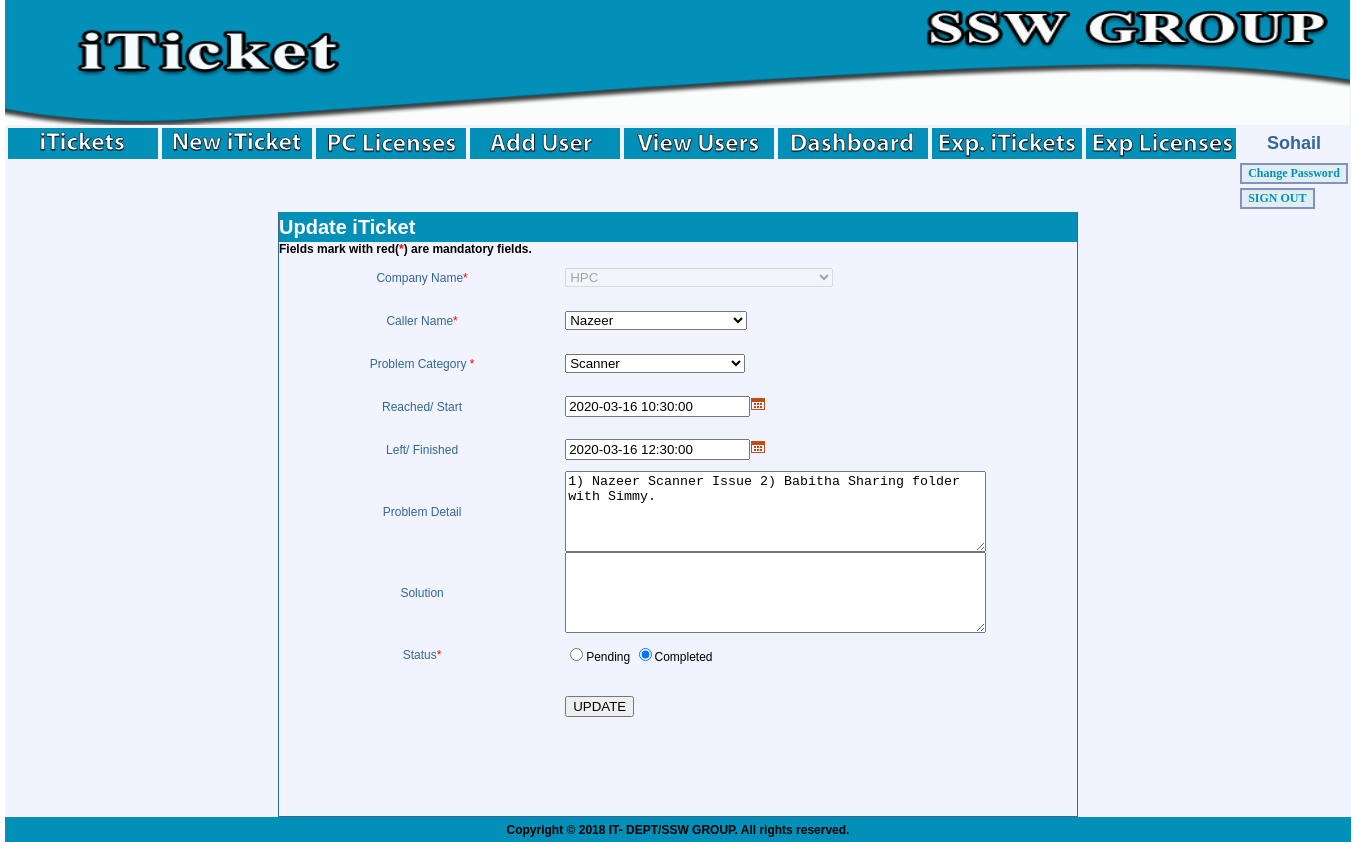
The page /newiticket.php?itick_id=1396&company=HPC&assetid=512 (signed in) on the database its author committed.
### tables this page shows
CREATE TABLE IF NOT EXISTS `iticket_info` (
  `itick_id` int(11) NOT NULL AUTO_INCREMENT,
  `Callername` varchar(50) NOT NULL,
  `Companyname` varchar(100) NOT NULL,
  `iticket_cat` varchar(50) NOT NULL,
  `iticket_problem` varchar(1000) NOT NULL,
  `solution` varchar(1000) NOT NULL,
  `reached` datetime NOT NULL,
  `status` varchar(20) NOT NULL,
  `user_id` int(15) NOT NULL,
  `Assetid` int(15) NOT NULL,
  `left_site` datetime DEFAULT NULL,
  `assign` int(10) DEFAULT NULL,
  PRIMARY KEY (`itick_id`)
);

CREATE TABLE IF NOT EXISTS `userinfo` (
  `Assetid` int(11) NOT NULL AUTO_INCREMENT,
  `CompanyName` varchar(100) DEFAULT NULL,
  `Dept` varchar(18) DEFAULT NULL,
  `Email` varchar(45) DEFAULT NULL,
  `Username` varchar(50) DEFAULT NULL,
  PRIMARY KEY (`Assetid`)
);

CREATE TABLE IF NOT EXISTS `iticket_category` (
  `Categories` varchar(22) DEFAULT NULL,
  `id` int(2) NOT NULL AUTO_INCREMENT,
  PRIMARY KEY (`id`)
);

### templates_c/%%87^870^870B063E%%newiticket.html.php (the view, shortened to what the rows shown need)
<!DOCTYPE html PUBLIC "-//W3C//DTD XHTML 1.0 Transitional//EN" "http://www.w3.org/TR/xhtml1/DTD/xhtml1-transitional.dtd">
<html xmlns="http://www.w3.org/1999/xhtml">
<head>
<link href="style.css" rel="stylesheet" type="text/css" />
<link href="datetime/jquery.datetimepicker.min.css" rel="stylesheet" type="text/css" />
<!--<?php $_smarty_tpl_vars = $this->_tpl_vars;
$this->_smarty_include(array('smarty_include_tpl_file' => "../common.html", 'smarty_include_vars' => array()));
$this->_tpl_vars = $_smarty_tpl_vars;
unset($_smarty_tpl_vars);
 ?>-->
</head>
<body>
<table width="1345"  align="center" cellpadding="0" cellspacing="0"  bgcolor="F1F4FE" >
  <tr>
    <td height="75" colspan="2">
    <img src="images/header.gif" width="1345" height="125" />
    </td>
    </tr>
            <tr>
           		<td>
                	<table width="1345">
                    	<tr>
           <td><a href="mainpage.php"><img src="images/itickets.gif" width="150" style="cursor:pointer"/></a></td>
           <td><a href="newiticket.php"><img src="images/new-iticket.gif" width="150" style="cursor:pointer"/></a></td>
           <td><a href="pclicenses.php"><img src="images/pclicenses.gif" width="150" style="cursor:pointer" /></a></td>
           <td><a href="adduser.php"><img src="images/adduser.gif" width="150" style="cursor:pointer" /></a></td>
           <td><a href="viewusers.php"><img src="images/viewusers.gif" width="150" style="cursor:pointer" /></a></td>
           <td><a href="dashboard.php"><img src="images/dashboard.gif" width="150" style="cursor:pointer" /></a></td>
           <td width="100"><a href="export_iTicket.php"><img src="images/exp_iTickets.gif" width="150" style="cursor:pointer" /></a></td>
           <td width="100"><a href="exp_pclicenses.php.php"><img src="images/exp-licenses.gif" width="150" style="cursor:pointer" /></a></td>
           <td width="100" id="normal_text"><strong><font size=+1><?php echo $this->_tpl_vars['display_name']; ?>
</font></strong></td>
            </tr>
           <tr>
                   <td width="100">&nbsp;</td>
          		<td width="100">&nbsp;</td>
          	 	<td width="100">&nbsp;</td>
           		 <td width="100">&nbsp;</td>
           		<td width="100">&nbsp;</td>
                 <td width="100">&nbsp;</td>
           		<td width="100">&nbsp;</td>
                <td width="100">&nbsp;</td>
                <td width="75"><a href="changepass.php" style="cursor:pointer"><input type="button" class="button" value="Change Password"/></a></td>
            </tr>
            <tr>
            		<td width="100">&nbsp;</td>
                 <td width="100">&nbsp;</td>
           		<td width="100">&nbsp;</td>
                <td width="100">&nbsp;</td>
                 <td width="100">&nbsp;</td>
           		<td width="100">&nbsp;</td>
                <td width="100">&nbsp;</td>
                 <td width="100">&nbsp;</td>
                    <td width="100">
       					 <a href="index.php?val=o"><input type="button" value="SIGN OUT" name="out" id="out" class="button" style="cursor:pointer"/></a>
       				 </td>
            </tr>
             </table>
             </td>
           </tr>
  <tr>
    <td width="1250" bgcolor="F1F4FE"><form id="iticket" method="post" name="iticket" onsubmit="return validate()" action="newiticket.php" >
      <table width="800" height="487" border="0" cellpadding="0" cellspacing="0" align="center" class="tbl" >
        <tr>
          <td height="30" colspan="2" bgcolor="#0390B8" id="heading"><?php if ($this->_tpl_vars['itick_id']): ?>Update<?php else: ?>Add <?php endif; ?> iTicket</td>
        </tr>
        <tr>
        	<td colspan="2">
            <strong>Fields mark with red(<span class="red">*</span>) are mandatory fields.</strong>
            </td>
        </tr>
        <tr>
          <td width="251" height="43" id="normal_text">Company Name<span class="red">*</span></td>
          <td width="449">
          						<select name="company" id="company" onchange="document.getElementById('iticket').submit()" <?php if ($this->_tpl_vars['itick_id']): ?> disabled="disabled"<?php endif; ?> >
									<?php unset($this->_sections['c']);
$this->_sections['c']['name'] = 'c';
$this->_sections['c']['loop'] = is_array($_loop=$this->_tpl_vars['Company_list']) ? count($_loop) : max(0, (int)$_loop); unset($_loop);
$this->_sections['c']['show'] = true;
$this->_sections['c']['max'] = $this->_sections['c']['loop'];
$this->_sections['c']['step'] = 1;
$this->_sections['c']['start'] = $this->_sections['c']['step'] > 0 ? 0 : $this->_sections['c']['loop']-1;
if ($this->_sections['c']['show']) {
    $this->_sections['c']['total'] = $this->_sections['c']['loop'];
} else
    $this->_sections['c']['total'] = 0;
if ($this->_sections['c']['show']):
            for ($this->_sections['c']['index'] = $this->_sections['c']['start'], $this->_sections['c']['iteration'] = 1;
                 $this->_sections['c']['iteration'] <= $this->_sections['c']['total'];
                 $this->_sections['c']['index'] += $this->_sections['c']['step'], $this->_sections['c']['iteration']++):
$this->_sections['c']['rownum'] = $this->_sections['c']['iteration'];
$this->_sections['c']['index_prev'] = $this->_sections['c']['index'] - $this->_sections['c']['step'];
$this->_sections['c']['index_next'] = $this->_sections['c']['index'] + $this->_sections['c']['step'];
$this->_sections['c']['first']      = ($this->_sections['c']['iteration'] == 1);
$this->_sections['c']['last']       = ($this->_sections['c']['iteration'] == $this->_sections['c']['total']);
?>
                                       <option value="<?php echo $this->_tpl_vars['Company_list'][$this->_sections['c']['index']][0]; ?>
"<?php if ($this->_tpl_vars['company'] == $this->_tpl_vars['Company_list'][$this->_sections['c']['index']][0]): ?> selected="selected" <?php elseif ($this->_tpl_vars['Companyname'] == $this->_tpl_vars['Company_list'][$this->_sections['c']['index']][0]): ?> selected="selected" <?php endif; ?>>
											<?php echo $this->_tpl_vars['Company_list'][$this->_sections['c']['index']][0]; ?>
										</option>
									<?php endfor; endif; ?>
								</select>
          </td>
        </tr>
               <tr>
          <td width="251" height="43"  id="normal_text">Caller Name<span class="red">*</span></td>
          <td width="449">
          <select name="callernameassetid">
          <?php unset($this->_sections['u']);
$this->_sections['u']['name'] = 'u';
$this->_sections['u']['loop'] = is_array($_loop=$this->_tpl_vars['users_list']) ? count($_loop) : max(0, (int)$_loop); unset($_loop);
$this->_sections['u']['show'] = true;
$this->_sections['u']['max'] = $this->_sections['u']['loop'];
$this->_sections['u']['step'] = 1;
$this->_sections['u']['start'] = $this->_sections['u']['step'] > 0 ? 0 : $this->_sections['u']['loop']-1;
if ($this->_sections['u']['show']) {
    $this->_sections['u']['total'] = $this->_sections['u']['loop'];
} else
    $this->_sections['u']['total'] = 0;
if ($this->_sections['u']['show']):
            for ($this->_sections['u']['index'] = $this->_sections['u']['start'], $this->_sections['u']['iteration'] = 1;
                 $this->_sections['u']['iteration'] <= $this->_sections['u']['total'];
                 $this->_sections['u']['index'] += $this->_sections['u']['step'], $this->_sections['u']['iteration']++):
$this->_sections['u']['rownum'] = $this->_sections['u']['iteration'];
$this->_sections['u']['index_prev'] = $this->_sections['u']['index'] - $this->_sections['u']['step'];
$this->_sections['u']['index_next'] = $this->_sections['u']['index'] + $this->_sections['u']['step'];
$this->_sections['u']['first']      = ($this->_sections['u']['iteration'] == 1);
$this->_sections['u']['last']       = ($this->_sections['u']['iteration'] == $this->_sections['u']['total']);
?>
					<option value="<?php echo $this->_tpl_vars['users_list'][$this->_sections['u']['index']][0]; ?>
|<?php echo $this->_tpl_vars['users_list'][$this->_sections['u']['index']][1]; ?>
" <?php if ($this->_tpl_vars['assetid'] == $this->_tpl_vars['users_list'][$this->_sections['u']['index']][0]): ?> selected="selected" <?php endif; ?>>
							<?php echo $this->_tpl_vars['users_list'][$this->_sections['u']['index']][1]; ?>
					</option>
		<?php endfor; endif; ?>
          </select>
          </td>
        </tr>
        <tr>
          <td width="251" height="43"  id="normal_text">Problem Category<span class="red"> *</span></td>
          <td width="449">
          <select name="problem">
          				<?php unset($this->_sections['p']);
$this->_sections['p']['name'] = 'p';
$this->_sections['p']['loop'] = is_array($_loop=$this->_tpl_vars['iTicket_Cat']) ? count($_loop) : max(0, (int)$_loop); unset($_loop);
$this->_sections['p']['show'] = true;
$this->_sections['p']['max'] = $this->_sections['p']['loop'];
$this->_sections['p']['step'] = 1;
$this->_sections['p']['start'] = $this->_sections['p']['step'] > 0 ? 0 : $this->_sections['p']['loop']-1;
if ($this->_sections['p']['show']) {
    $this->_sections['p']['total'] = $this->_sections['p']['loop'];
} else
    $this->_sections['p']['total'] = 0;
if ($this->_sections['p']['show']):
            for ($this->_sections['p']['index'] = $this->_sections['p']['start'], $this->_sections['p']['iteration'] = 1;
                 $this->_sections['p']['iteration'] <= $this->_sections['p']['total'];
                 $this->_sections['p']['index'] += $this->_sections['p']['step'], $this->_sections['p']['iteration']++):
$this->_sections['p']['rownum'] = $this->_sections['p']['iteration'];
$this->_sections['p']['index_prev'] = $this->_sections['p']['index'] - $this->_sections['p']['step'];
$this->_sections['p']['index_next'] = $this->_sections['p']['index'] + $this->_sections['p']['step'];
$this->_sections['p']['first']      = ($this->_sections['p']['iteration'] == 1);
$this->_sections['p']['last']       = ($this->_sections['p']['iteration'] == $this->_sections['p']['total']);
?>
							<option value="<?php echo $this->_tpl_vars['iTicket_Cat'][$this->_sections['p']['index']][1]; ?>
" <?php if ($this->_tpl_vars['iticket_cat'] == $this->_tpl_vars['iTicket_Cat'][$this->_sections['p']['index']][1]): ?> selected="selected" <?php endif; ?>>
								<?php echo $this->_tpl_vars['iTicket_Cat'][$this->_sections['p']['index']][1]; ?>
							</option>
						<?php endfor; endif; ?>
          </select>
          </td>
        </tr>
         <tr>
          <td width="251" height="43"  id="normal_text">Reached/ Start</td>
          <td width="449"><input id="reach" name="reached" value="<?php echo $this->_tpl_vars['reached']; ?>
"  /><img src="images/icon_cal.png" /> </td>
        </tr>
         <tr>
          <td width="251" height="43"  id="normal_text">Left/ Finished</td>
          <td width="449"><input id="left" name="left" value="<?php echo $this->_tpl_vars['left']; ?>
" /><img src="images/icon_cal.png" /></td>
        </tr>
         <tr>
          <td width="251" height="43"  id="normal_text">Problem Detail</td>
          <td width="449"><textarea name="problem_detail" cols="50" rows="5"><?php echo $this->_tpl_vars['iticket_problem']; ?>
</textarea></td>
        </tr>
                 <tr>
          <td width="251" height="43"  id="normal_text">Solution</td>
          <td width="449"><textarea name="solution" cols="50" rows="5"><?php echo $this->_tpl_vars['solution']; ?>
</textarea></td>
        </tr>
        <tr>
          <td width="251" height="43"  id="normal_text">Status<span class="red">*</span></td>
          <td width="449">
          <input type="radio" name="status" id="status_p" value="p" <?php if ($this->_tpl_vars['status'] == 'p' || $this->_tpl_vars['itick_id'] == ''): ?>checked="checked" <?php endif; ?>/><span>Pending</span>
          <input type="radio" name="status" id="status_c" value="c" <?php if ($this->_tpl_vars['status'] == 'c'): ?> checked="checked" <?php endif; ?> /><span>Completed</span>
          </td>
        </tr>
        <tr>
        <td>&nbsp;</td>
          <td height="60"  align="left" width="50"><input type="submit" value=<?php if ($this->_tpl_vars['itick_id']): ?>"UPDATE"<?php else: ?>"ADD"<?php endif; ?>  style="cursor:pointer" /></td>
        </tr>
        <tr>
          <td colspan="2" height="80" align="center" class="red"><?php echo $this->_tpl_vars['display']; ?>
</td>
        </tr>
      </table>
    </form></td>
  </tr>
    <th colspan="3" bgcolor="#0390B8" height="25">Copyright © 2018 IT- DEPT/SSW GROUP. All rights reserved.</th>
</table>
</body>
</html>

### rows shown on the page
iticket_info: company "HPC", callernameassetid "Nazeer", problem "Scanner", reached "2020-03-16 10:30:00", left "2020-03-16 12:30:00", problem_detail "1) Nazeer Scanner Issue 2) Babitha Sharing folder with Simmy.", status "☑", itick_id "UPDATE"

### other values the page prints
$this->_tpl_vars['display_name'] "Sohail"
